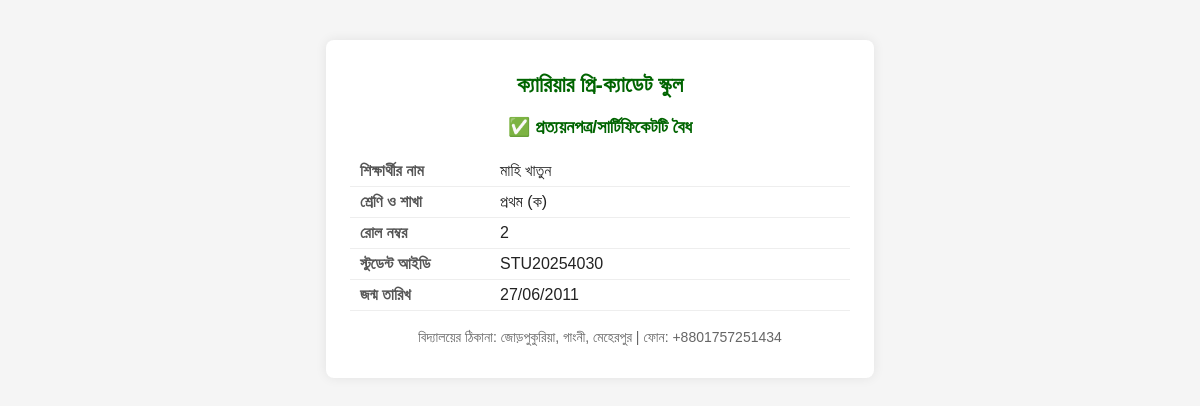
/admin/certificates/verify_certificate.php?id=STU20254030, run on the app's committed database.
### tables this page shows
CREATE TABLE `school_info` (
  `id` int(11) NOT NULL,
  `name` varchar(255) NOT NULL,
  `short_code` varchar(50) DEFAULT '',
  `address` text NOT NULL,
  `phone` varchar(20) DEFAULT NULL,
  `email` varchar(100) DEFAULT NULL,
  `logo` varchar(255) DEFAULT NULL,
  `established_year` int(11) DEFAULT NULL,
  `principal_name` varchar(100) DEFAULT NULL,
  `principal_designation` varchar(100) DEFAULT '',
  `website` varchar(255) DEFAULT NULL,
  `created_at` timestamp NOT NULL DEFAULT current_timestamp(),
  `updated_at` timestamp NOT NULL DEFAULT current_timestamp() ON UPDATE current_timestamp()
);

CREATE TABLE `students` (
  `id` int(11) NOT NULL,
  `student_id` varchar(20) NOT NULL,
  `first_name` varchar(50) NOT NULL,
  `last_name` varchar(50) NOT NULL,
  `father_name` varchar(100) DEFAULT NULL,
  `mother_name` varchar(100) DEFAULT NULL,
  `guardian_name` varchar(100) DEFAULT NULL,
  `guardian_relation` varchar(50) DEFAULT NULL,
  `birth_certificate_no` varchar(50) DEFAULT NULL,
  `date_of_birth` date NOT NULL,
  `gender` enum('male','female','other') NOT NULL,
  `blood_group` varchar(5) DEFAULT NULL,
  `religion` varchar(20) DEFAULT NULL,
  `present_address` text DEFAULT NULL,
  `permanent_address` text DEFAULT NULL,
  `mobile_number` varchar(20) DEFAULT NULL,
  `address` text DEFAULT NULL,
  `city` varchar(50) DEFAULT NULL,
  `country` varchar(50) DEFAULT NULL,
  `photo` varchar(255) DEFAULT NULL,
  `class_id` int(11) NOT NULL,
  `section_id` int(11) NOT NULL,
  `roll_number` int(11) DEFAULT NULL,
  `guardian_id` int(11) DEFAULT NULL,
  `year_id` int(5) NOT NULL,
  `admission_date` date DEFAULT NULL,
  `status` enum('active','inactive','graduated') DEFAULT 'active',
  `created_at` timestamp NOT NULL DEFAULT current_timestamp(),
  `updated_at` timestamp NOT NULL DEFAULT current_timestamp() ON UPDATE current_timestamp()
);

CREATE TABLE `classes` (
  `id` int(11) NOT NULL,
  `name` varchar(50) NOT NULL,
  `numeric_value` int(11) DEFAULT NULL,
  `capacity` int(11) DEFAULT NULL,
  `room_number` varchar(20) DEFAULT NULL,
  `class_teacher_id` int(11) DEFAULT NULL,
  `monthly_fee` decimal(10,2) DEFAULT 0.00,
  `admission_fee` decimal(10,2) DEFAULT 0.00,
  `status` enum('active','inactive') DEFAULT 'active',
  `created_at` timestamp NOT NULL DEFAULT current_timestamp(),
  `updated_at` timestamp NOT NULL DEFAULT current_timestamp() ON UPDATE current_timestamp()
);

CREATE TABLE `sections` (
  `id` int(11) NOT NULL,
  `class_id` int(11) NOT NULL,
  `name` varchar(50) NOT NULL,
  `capacity` int(11) DEFAULT NULL,
  `room_number` varchar(20) DEFAULT NULL,
  `section_teacher_id` int(11) DEFAULT NULL,
  `status` enum('active','inactive') DEFAULT 'active',
  `created_at` timestamp NOT NULL DEFAULT current_timestamp(),
  `updated_at` timestamp NOT NULL DEFAULT current_timestamp() ON UPDATE current_timestamp()
);

### admin/certificates/verify_certificate.php (the view, shortened to what this page needs)
<?php
require_once '../../config.php';
$student_id = isset($_GET['id']) ? trim($_GET['id']) : '';
$stmt = $pdo->prepare("
    SELECT s.*, c.name as class_name, sec.name as section_name
    FROM students s
    LEFT JOIN classes c ON s.class_id = c.id
    LEFT JOIN sections sec ON s.section_id = sec.id
    WHERE s.student_id = ?
");
$stmt->execute([$student_id]);
$student = $stmt->fetch();
$school_info = $pdo->query("SELECT * FROM school_info LIMIT 1")->fetch();
?><!DOCTYPE html>
<html lang="bn">
<head>
    <link href="https://fonts.maateen.me/solaiman-lipi/font.css" rel="stylesheet">
</head>
<body>
    <div class="verify-container">
        <div class="school-name"><?php echo htmlspecialchars($school_info['name']); ?></div>
        <div class="result success">✅ প্রত্যয়নপত্র/সার্টিফিকেটটি বৈধ</div>
        <table class="info-table">
            <tr><td class="label">শিক্ষার্থীর নাম</td><td class="value"><?php echo htmlspecialchars($student['first_name'] . ' ' . $student['last_name']); ?></td></tr>
            <tr><td class="label">শ্রেণি ও শাখা</td><td class="value"><?php echo htmlspecialchars($student['class_name']); if (!empty($student['section_name'])) echo ' (' . htmlspecialchars($student['section_name']) . ')'; ?></td></tr>
            <tr><td class="label">রোল নম্বর</td><td class="value"><?php echo htmlspecialchars($student['roll_number']); ?></td></tr>
            <tr><td class="label">স্টুডেন্ট আইডি</td><td class="value"><?php echo htmlspecialchars($student['student_id']); ?></td></tr>
            <tr><td class="label">জন্ম তারিখ</td><td class="value"><?php echo !empty($student['date_of_birth']) ? date('d/m/Y', strtotime($student['date_of_birth'])) : 'প্রদান করা হয়নি'; ?></td></tr>
        </table>
        <div style="margin-top:18px;color:#666;font-size:14px;">বিদ্যালয়ের ঠিকানা: <?php echo htmlspecialchars($school_info['address']); ?> | ফোন: <?php echo htmlspecialchars($school_info['phone']); ?></div>
    </div>
</body>
</html>

### admin/certificates/verify_certificate.php (style rules this page uses)
body { font-family: 'SolaimanLipi', Arial, sans-serif; background: #f5f5f5; }
.verify-container { max-width: 500px; margin: 40px auto; background: #fff; box-shadow: 0 0 12px rgba(0,0,0,0.08); border-radius: 8px; padding: 32px 24px; text-align: center; }
.school-name { font-size: 22px; font-weight: bold; color: #006400; margin-bottom: 8px; }
.result { font-size: 18px; color: #222; margin: 18px 0; }
.info-table { width: 100%; margin: 18px 0; border-collapse: collapse; }
.info-table td { padding: 6px 10px; border-bottom: 1px solid #eee; text-align: left; }
.label { color: #555; font-weight: bold; width: 120px; }
.value { color: #222; }
.success { color: #006400; font-weight: bold; }

### data on the page
school_info: name "ক্যারিয়ার প্রি-ক্যাডেট স্কুল", address "জোড়পুকুরিয়া, গাংনী, মেহেরপুর", phone "+8801757251434"
students: first_name+last_name "মাহি খাতুন", class.name "প্রথম", section.name "ক", roll_number "2", student "STU20254030", date_of_birth "27/06/2011"
